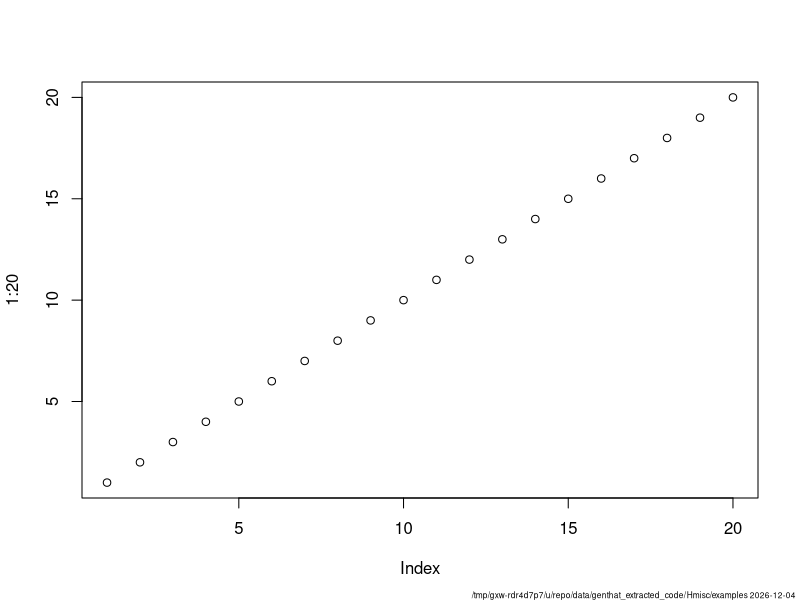

Write the R code that produced this figure.
library(Hmisc)


### Name: pstamp
### Title: Date/Time/Directory Stamp the Current Plot
### Aliases: pstamp
### Keywords: aplot

### ** Examples

plot(1:20)
pstamp(pwd=TRUE, time=FALSE)
